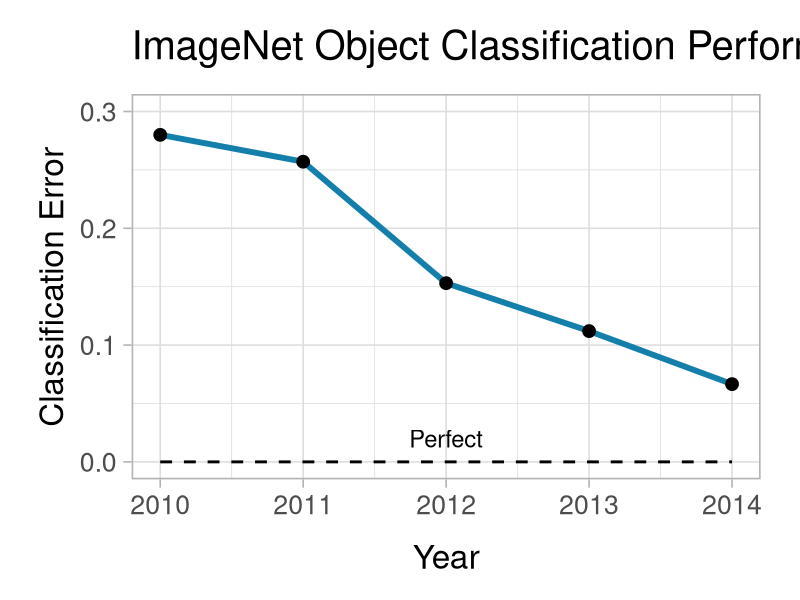
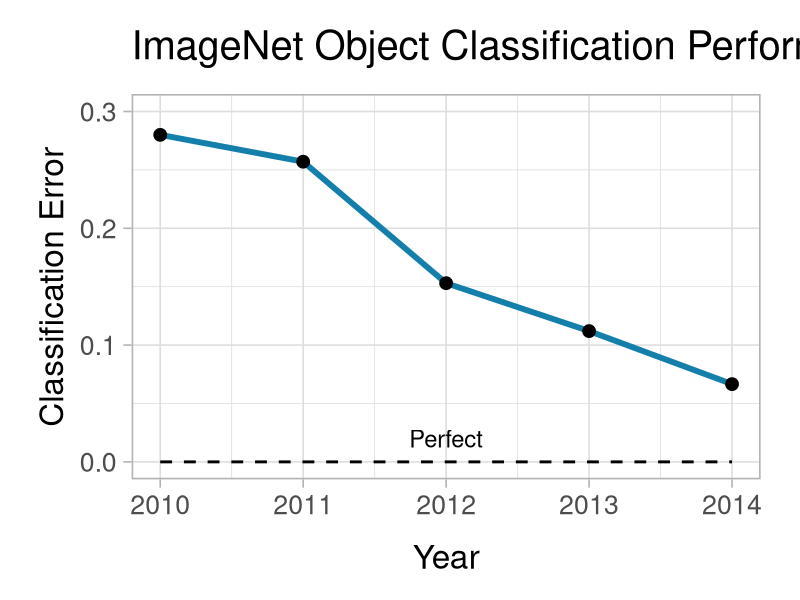

The R source for these figures, in order:
library(ggplot2)
library(grid)

df <- data.frame(Year                = c(2010, 2011, 2012, 2013,   2014),
                 ClassificationError = c(0.28,0.257,0.153,0.11197, 0.06656))

ggplot(data=df, aes(x=Year, y=ClassificationError)) + 
    geom_line(size=2, color="#157FAB") +
    geom_point(size=4) +
    ylim(0.0,0.3) + 
    theme_light(base_size=24) +
    theme(plot.margin = unit(c(1,1,1,1), "cm")) +
    ylab("Classification Error") +
    xlab("Year") +
    ggtitle("ImageNet Object Classification Performance Over Time") + 
    theme(plot.title=element_text(vjust=2)) + 
    theme(axis.title.x=element_text(vjust=-1)) +
    theme(axis.title.y=element_text(vjust=1)) +
    geom_line(data=data.frame(Year=c(2010,2014), ClassificationError=c(0,0)), size=1, linetype=2) +
    geom_text(data=data.frame(Year=c(2012), ClassificationError=c(0.02)), label="Perfect", size=6)

ggsave("ImageNetObjectClassification.png", width=8, height=6, units="in")
    